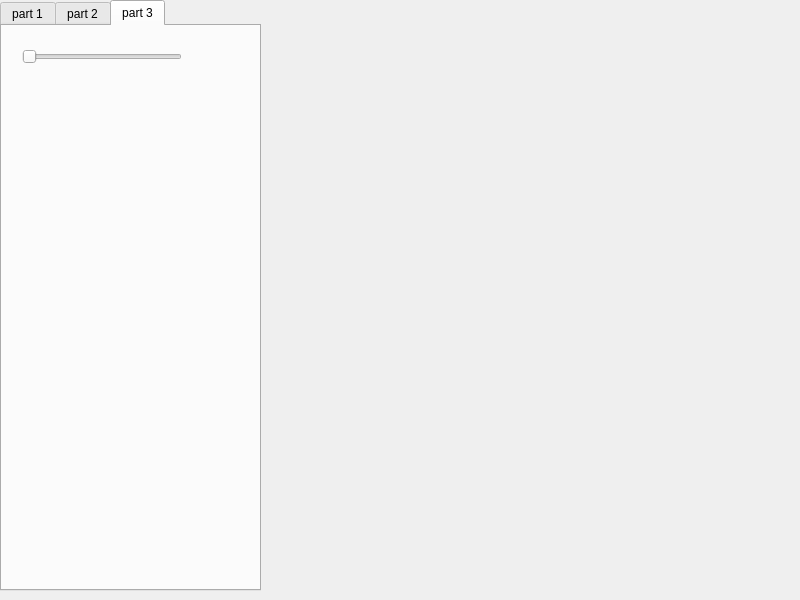
<?xml version="1.0" encoding="UTF-8"?>
<ui version="4.0">
 <class>Dialog</class>
 <widget class="QDialog" name="Dialog">
  <property name="geometry">
   <rect>
    <x>0</x>
    <y>0</y>
    <width>800</width>
    <height>600</height>
   </rect>
  </property>
  <property name="windowTitle">
   <string>Dialog</string>
  </property>
  <widget class="QTabWidget" name="tabWidget">
   <property name="geometry">
    <rect>
     <x>0</x>
     <y>0</y>
     <width>261</width>
     <height>591</height>
    </rect>
   </property>
   <property name="currentIndex">
    <number>2</number>
   </property>
   <widget class="QWidget" name="tab_1">
    <attribute name="title">
     <string>part 1</string>
    </attribute>
    <widget class="QPushButton" name="tab1_pushButton">
     <property name="geometry">
      <rect>
       <x>0</x>
       <y>0</y>
       <width>113</width>
       <height>32</height>
      </rect>
     </property>
     <property name="text">
      <string>PushButton</string>
     </property>
    </widget>
   </widget>
   <widget class="QWidget" name="tab_2">
    <attribute name="title">
     <string>part 2</string>
    </attribute>
    <widget class="QLabel" name="tab2_label">
     <property name="geometry">
      <rect>
       <x>0</x>
       <y>0</y>
       <width>101</width>
       <height>71</height>
      </rect>
     </property>
     <property name="text">
      <string>this is tab2</string>
     </property>
    </widget>
   </widget>
   <widget class="QWidget" name="tab_3">
    <attribute name="title">
     <string>part 3</string>
    </attribute>
    <widget class="QSlider" name="tab3_horizontalSlider">
     <property name="geometry">
      <rect>
       <x>20</x>
       <y>20</y>
       <width>160</width>
       <height>22</height>
      </rect>
     </property>
     <property name="orientation">
      <enum>Qt::Horizontal</enum>
     </property>
    </widget>
   </widget>
  </widget>
 </widget>
 <resources/>
 <connections/>
</ui>
